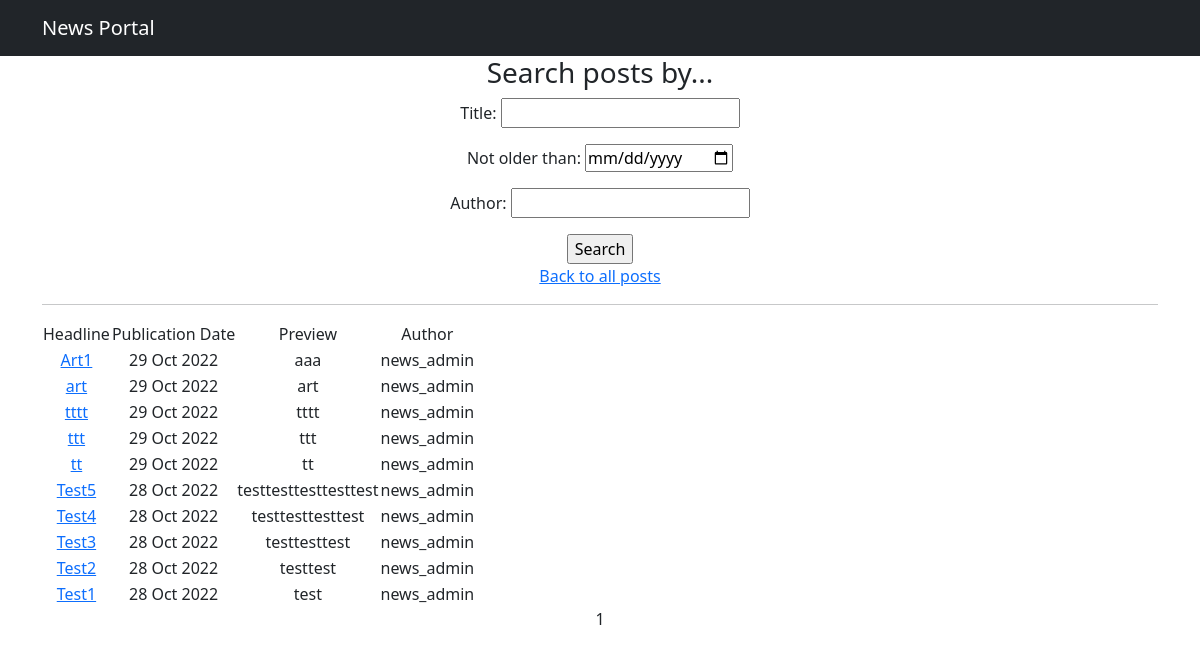
The app's page /news/search/ with its own data.
### filters_forms_app/models.py (models this page shows, shortened)
class Post(models.Model):
    author = models.ForeignKey(Author, on_delete=models.CASCADE)
    news = 'NWS'
    article = 'ART'
    TYPES = [
        (news, 'News'),
        (article, 'Article')
    ]
    type = models.CharField(max_length=3, choices=TYPES)
    date = models.DateTimeField(auto_now_add=True)
    category = models.ManyToManyField(Category, through='PostCategory')
    name = models.CharField(max_length=255, default="Good news, everyone!")
    text = models.TextField()
    rating = models.IntegerField(default=0)

class Author(models.Model):
    user = models.OneToOneField(User, on_delete=models.CASCADE)
    user_rating = models.IntegerField(default=0)

### filters_forms_app/views.py (the view)
# urls.py: path('search/', NewsSearch.as_view(), name='news_search'),
class NewsSearch(NewsList):
    template_name = 'news_search.html'

### filters_forms_app/templatetags/custom_filters.py (called while the page is built)
@register.filter(name='censor')
def rkn_english_edition(value):
    if type(value) != str:
        raise ValueError
    for swear in THOSE_VERY_SEVEN_DIRTY_WORDS:
        if swear in value:
            value = value.replace(swear, swear[0] + "*" * (len(swear) - 1))
    return value

### filters_forms_app/views.py (called while the page is built)
    def get_queryset(self):
        queryset = super().get_queryset()
        self.filterset = NewsFilter(self.request.GET, queryset)
        return self.filterset.qs

    def get_context_data(self, **kwargs):
        context = super().get_context_data(**kwargs)
        context['filterset'] = self.filterset
        return context

### templates/news_search.html (shortened to what this page needs)
{% extends 'news_list.html' %}
{% load custom_filters %}
{% load custom_tags %}
{% block content_specific %}
    <h3>Search posts by...</h3>
    <form action="" method="get">
        {{ filterset.form.as_p }}
        <input type="submit" value="Search">
    </form>
    <a href="../">Back to all posts</a>
{% endblock content_specific %}

### templates/news_list.html (shortened to what this page needs)
{% extends 'flatpages/default.html' %}
{% load custom_filters %}
{% load custom_tags %}
{% block content %}
    {% block content_specific %}{% endblock content_specific %}
    <hr>
    {% if news_list %}
        <table>
            <tr>
                <td>Headline</td>
                <td>Publication Date</td>
                <td>Preview</td>
                <td>Author</td>
            </tr>
            {% for n in news_list %}
            <tr>
                <td><a href="{{ n.pk }}">{{ n.name|censor }}</a> </td>
                <td>{{ n.date|date:'d M Y' }}</td>
                <td>{{ n.text|censor|truncatewords:20 }}</td>
                <td>{{ n.author.user.username }}</td>
            </tr>
            {% endfor %}
        </table>
    {% else %}
        <h2>It is quite empty here...</h2>
    {% endif %}
    {{ page_obj.number }}
{% endblock content %}

### records on screen
Post: name|censor "Art1", date "29 Oct 2022", text|censor "aaa", author.user.username "news_admin"
Post: name|censor "art", date "29 Oct 2022", text|censor "art", author.user.username "news_admin"
Post: name|censor "tttt", date "29 Oct 2022", text|censor "tttt", author.user.username "news_admin"
Post: name|censor "ttt", date "29 Oct 2022", text|censor "ttt", author.user.username "news_admin"
Post: name|censor "tt", date "29 Oct 2022", text|censor "tt", author.user.username "news_admin"
Post: name|censor "Test5", date "28 Oct 2022", text|censor "testtesttesttesttest", author.user.username "news_admin"
Post: name|censor "Test4", date "28 Oct 2022", text|censor "testtesttesttest", author.user.username "news_admin"
Post: name|censor "Test3", date "28 Oct 2022", text|censor "testtesttest", author.user.username "news_admin"
Post: name|censor "Test2", date "28 Oct 2022", text|censor "testtest", author.user.username "news_admin"
Post: name|censor "Test1", date "28 Oct 2022", text|censor "test", author.user.username "news_admin"

### other values on screen
{{ page_obj.number }} "1"
